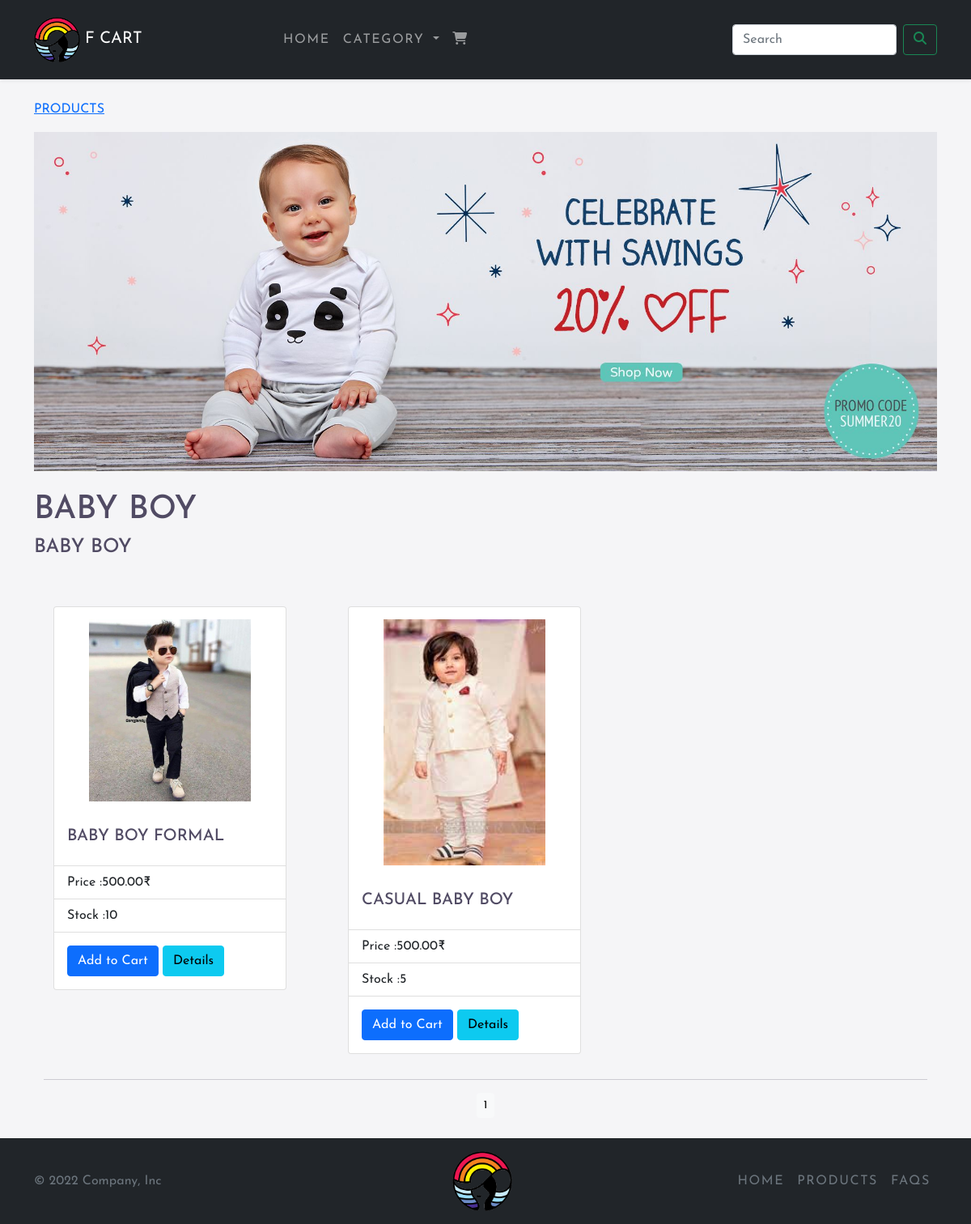
Page /cartapp/baby-boy/ on the committed database.
### cartapp/models.py (models this page shows, shortened)
class Category(models.Model):
    name = models.CharField(max_length=250, unique=True)
    slug = models.SlugField(max_length=250, unique=True)
    des = models.TextField(blank=True)
    img = models.ImageField(upload_to='category', blank=True)
    class Meta:
        ordering = ('name',)
        verbose_name = 'category'
        verbose_name_plural = 'categories'
    def get_url(self):
        return reverse('cartapp:Products_By_Category', args=[self.slug])

class Products(models.Model):
    name = models.CharField(max_length=250, unique=True)
    slug = models.SlugField(max_length=250, unique=True)
    des = models.TextField(blank=True)
    price = models.DecimalField(max_digits=10, decimal_places=2)
    category = models.ForeignKey(Category, on_delete=models.CASCADE)
    img = models.ImageField(upload_to='product', blank=True)
    stock = models.IntegerField()
    available = models.BooleanField(default=True)
    created = models.DateField(auto_now_add=True)
    updated = models.DateField(auto_now=True)
    def get_url(self):
        return reverse('cartapp:Product_Category_Detail', args=[self.category.slug,self.slug])
    class Meta:
        ordering = ('name',)
        verbose_name = 'product'
        verbose_name_plural = 'products'

### cartapp/views.py (the view)
# urls.py: path('', views.allProdCat, name='allProdCat'),
def allProdCat(request, c_slug=None):
    c_page = None
    products_list = None
    if c_slug != None:
        c_page = get_object_or_404(Category, slug=c_slug)
        products_list = Products.objects.all().filter(category=c_page, available=True)
    else:
        products_list = Products.objects.all().filter(available=True)
    paginator = Paginator(products_list, 6)
    try:
        page = int(request.GET.get('page', '1'))
    except:
        page = 1
    try:
        products = paginator.page(page)
    except (EmptyPage,InvalidPage):
        products = paginator.page(paginator.num_pages)
    return render(request, "category.html", {'category': c_page, 'products': products})

### bag/context_processors.py (called while the page is built)
def counter(request):
    item_count= 0
    if 'admin' in request.path:
        return {}
    else:
        try:
            cart = Bag.objects.filter(bag_id=_bag_id(request))
            cart_items = CartItem.objects.all().filter(bag=cart[:1])
            for cart_item in cart_items:
                item_count += cart_item.quantity
        except Bag .DoesNotExist:
            item_count = 0
    return dict(item_count=item_count)

### bag/views.py (called while the page is built)
def _bag_id(request):
    bag = request.session.session_key
    if not bag:
        bag = request.session.create()
    return bag

### cartapp/context_processors.py (called while the page is built)
def menu_links(request):
    links = Category.objects.all()
    return dict(links=links)

### templates/category.html (shortened to what this page needs)
{% extends 'base.html' %}
{% load static %}
{% block content %}
    {% if category %}
    <div>
        <div class="first1">
            <p><a href="{% url 'cartapp:allProdCat' %}">Products</a> </p>
        </div>
    </div>
    {% endif %}
    {% if category %}
    <div>
        <img src="{{ category.img.url }}" alt="{{ category.name }}" class="banner">
    </div>
    <br />
    <div class="first">
        <h1>{{category.name}}</h1>
        <h4>{{category.des}}</h4>
    </div>
    {% endif %}
    <div class="container">
        <div class="row mx-auto">
            {% for product in products.object_list%}
            <div class="col-9 col-sm-12 col-md-4 col-lg-4">
            <div class="card" style="width: 18rem;">
                <a href="{{product.get_url}}"><img src="{{product.img.url}}" class="product_img"></a>
                <div class="card-body">
                    <h5 class="card-title">{{product.name}}</h5>
                </div>
                <ul class="list-group list-group-flush">
                    <li class="list-group-item">Price :{{product.price}}<span>&#8377;</span></li>
                    <li class="list-group-item">Stock :{{product.stock}}</li>
                </ul>
                <div class="card-body">
                    <a href="{% url 'bag:add_bag' product.id %}" class="btn btn-primary">Add to Cart</a>
                    <a href="{{product.get_url}}" class="btn btn-info">Details</a>
                </div>
            </div></div>
            {% endfor %}
        </div>
        <div class="paginator">
             <hr>
            <div class="text-center">
                {% for pg in products.paginator.page_range %}
                <a href="?page={{pg}}" class="btn btn-light btn-sm {%if product.number == pg %} active {% endif %}">{{pg}}</a>
                {% endfor %}
            </div>
        </div>
    </div>
{% endblock %}

### static/css/style.css (style rules this page uses)
body { background: #f5f5f7; color: #514B64; text-color: #fff; min-height: 100vh; font-family: 'Josefin Sans', sans-serif; }
.banner { display: block; margin-left: auto; margin-right: auto; margin-top: 10px; vertical-align: middle; width:-webkit-fill-available; }
.first { padding-top:auto; padding-bottom:35px; }
.first h1, h4 { text-transform: uppercase; }
.first1 { text-transform: uppercase; margin-top:25px; padding-bottom:auto; }
.product_img { width:200px; display: block; margin-left: auto; margin-right: auto; padding-top:15px; padding-bottom:15px; }
.card { margin-top:15px; margin-bottom:15px; }
.card h5 { text-transform: uppercase; }
.paginator { text-align:center; margin-bottom:25px; }

### rows in the picture
Category: img (picture), name "BABY BOY", des "BABY BOY"
Products: img (picture), name "BABY BOY FORMAL", price "500.00", stock "10"
Products: img (picture), name "CASUAL BABY BOY", price "500.00", stock "5"

### other values in the picture
{{ pg }} "1"
